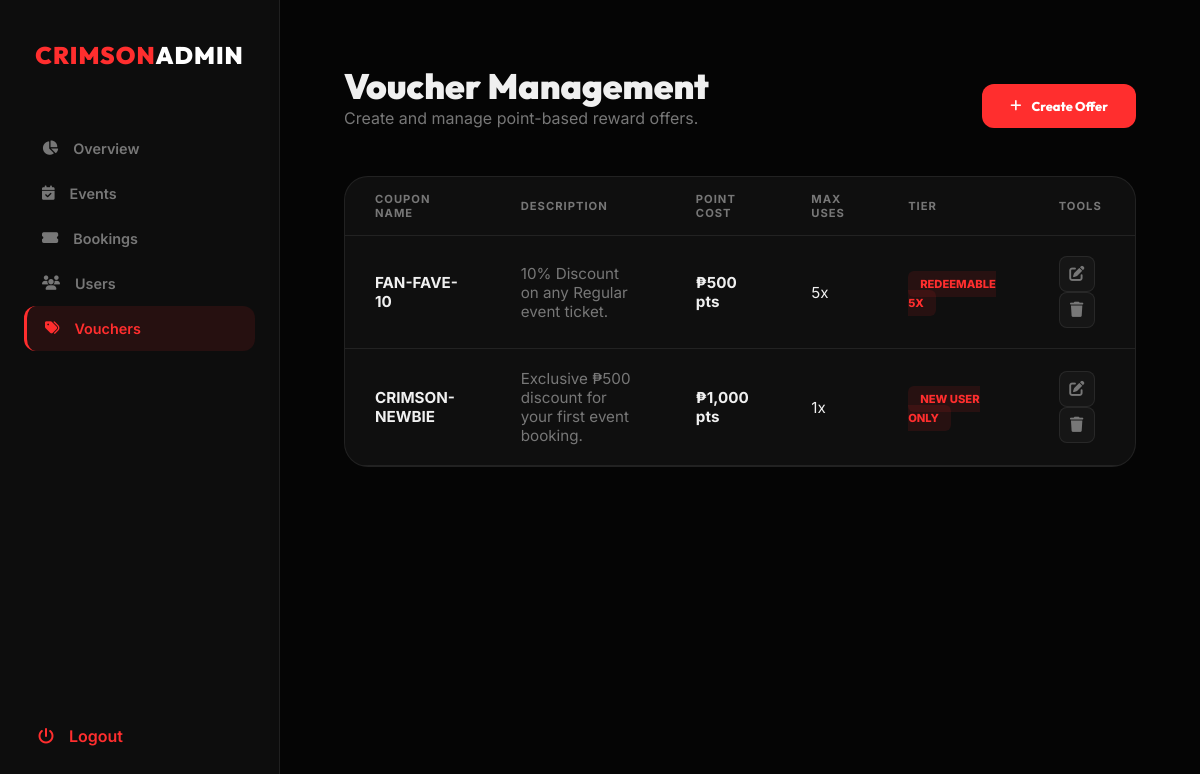
/AdminFunction/manage_vouchers.php (signed in), run on the app's committed database.
### tables this page shows
CREATE TABLE `coupon_offers` (
  `id` int(11) NOT NULL,
  `coupon_name` varchar(50) DEFAULT NULL,
  `description` text DEFAULT NULL,
  `point_cost` int(11) DEFAULT NULL,
  `max_uses` int(11) DEFAULT NULL,
  `tier_label` varchar(30) DEFAULT NULL
);

### AdminFunction/manage_vouchers.php (the view, shortened to what this page needs)
<?php
include '../db.php';
$query = "SELECT * FROM coupon_offers ORDER BY id DESC";
$result = $conn->query($query);
?>
<!DOCTYPE html>
<html lang="en">
<head>
    <link rel="stylesheet" href="https://cdnjs.cloudflare.com/ajax/libs/font-awesome/6.4.0/css/all.min.css">
</head>
<body>
    <aside class="sidebar">
        <div class="logo">CRIMSON<span>ADMIN</span></div>
        <ul class="nav-links">
            <li><a href="admindash.php"><i class="fas fa-chart-pie"></i> Overview</a></li>
            <li><a href="event.php"><i class="fas fa-calendar-check"></i> Events</a></li>
            <li><a href="bookings.php"><i class="fas fa-ticket-alt"></i> Bookings</a></li>
            <li><a href="user.php"><i class="fas fa-users"></i> Users</a></li>
            <li><a href="manage_vouchers.php" class="active"><i class="fas fa-tags"></i> Vouchers</a></li>
        </ul>
        <a href="../index.php" class="logout-link"><i class="fas fa-power-off"></i> Logout</a>
    </aside>
    <main class="main-content">
        <section class="header-section">
            <div>
                <h1>Voucher Management</h1>
                <p style="color: var(--text-dim);">Create and manage point-based reward offers.</p>
            </div>
            <button onclick="document.getElementById('addModal').style.display='flex'" class="btn-primary">
                <i class="fas fa-plus"></i> Create Offer
            </button>
        </section>
        <div class="table-panel">
            <table>
                <thead>
                    <tr>
                        <th>Coupon Name</th>
                        <th>Description</th>
                        <th>Point Cost</th>
                        <th>Max Uses</th>
                        <th>Tier</th>
                        <th>Tools</th>
                    </tr>
                </thead>
                <tbody>
                    <?php while ($row = $result->fetch_assoc()): ?>
                        <tr>
                            <td><div style="font-weight: 700;"><?php echo $row['coupon_name']; ?></div></td>
                            <td style="color: var(--text-dim);"><?php echo $row['description']; ?></td>
                            <td style="font-weight: 700;">₱<?php echo number_format($row['point_cost']); ?> pts</td>
                            <td><?php echo $row['max_uses']; ?>x</td>
                            <td><span class="tier-badge"><?php echo $row['tier_label']; ?></span></td>
                            <td>
                                <a href="#" class="icon-btn"><i class="fas fa-edit"></i></a>
                                <a href="delete_coupon.php?id=<?php echo $row['id']; ?>" class="icon-btn"
                                   onclick="return confirm('Delete this voucher offer?')">
                                    <i class="fas fa-trash"></i>
                                </a>
                            </td>
                        </tr>
                    <?php endwhile; ?>
                </tbody>
            </table>
        </div>
    </main>
</body>
</html>

### AdminFunction/manage_vouchers.php (style rules this page uses)
:root { --crimson: #ff2e2e; --bg: #050505; --sidebar-bg: #0d0d0d; --panel: #0f0f0f; --glass-border: rgba(255, 255, 255, 0.08); --text-main: #f0f0f0; --text-dim: #777777; --success: #00ffa3; }
* { margin: 0; padding: 0; box-sizing: border-box; }
body { background-color: var(--bg); color: var(--text-main); font-family: 'Inter', sans-serif; display: flex; min-height: 100vh; }
.sidebar { width: 280px; background: var(--sidebar-bg); border-right: 1px solid var(--glass-border); padding: 2.5rem 1.5rem; position: fixed; height: 100vh; display: flex; flex-direction: column; z-index: 100; }
.logo { font-family: 'Outfit', sans-serif; color: var(--crimson); font-weight: 900; font-size: 1.5rem; margin-bottom: 3.5rem; text-align: center; letter-spacing: 1px; }
.logo span { color: white; }
.nav-links { list-style: none; flex-grow: 1; }
.nav-links a { text-decoration: none; color: var(--text-dim); padding: 14px 18px; display: flex; align-items: center; gap: 15px; border-radius: 12px; font-size: 0.9rem; font-weight: 600; transition: 0.3s; }
.nav-links a:hover, .nav-links a.active { background: rgba(255, 46, 46, 0.1); color: var(--crimson); }
.nav-links a.active { border-left: 3px solid var(--crimson); }
.logout-link { margin-top: auto; color: var(--crimson); text-decoration: none; padding: 14px; display: flex; align-items: center; gap: 15px; font-weight: 600; }
.main-content { flex: 1; margin-left: 280px; padding: 4rem; }
.header-section { display: flex; justify-content: space-between; align-items: flex-end; margin-bottom: 3rem; }
.header-section h1 { font-family: 'Outfit', sans-serif; font-size: 2.2rem; font-weight: 900; }
.btn-primary { background: var(--crimson); color: #fff; padding: 14px 28px; border-radius: 12px; text-decoration: none; font-weight: 800; font-family: 'Outfit'; font-size: 0.8rem; border: none; cursor: pointer; display: flex; align-items: center; gap: 10px; transition: 0.3s; }
.table-panel { background: var(--panel); border: 1px solid var(--glass-border); border-radius: 24px; overflow: hidden; }
table { width: 100%; border-collapse: collapse; }
th { padding: 15px 30px; text-align: left; font-size: 0.7rem; text-transform: uppercase; letter-spacing: 1px; color: var(--text-dim); border-bottom: 1px solid var(--glass-border); }
td { padding: 20px 30px; border-bottom: 1px solid var(--glass-border); font-size: 0.95rem; }
.tier-badge { background: rgba(255, 46, 46, 0.1); color: var(--crimson); padding: 6px 12px; border-radius: 6px; font-size: 0.7rem; font-weight: 800; text-transform: uppercase; }
.icon-btn { width: 36px; height: 36px; display: inline-flex; align-items: center; justify-content: center; border-radius: 8px; background: rgba(255, 255, 255, 0.03); border: 1px solid var(--glass-border); color: var(--text-dim); text-decoration: none; transition: 0.2s; }

### data on the page
coupon_offers: coupon_name "FAN-FAVE-10", description "10% Discount on any Regular event ticket.", point_cost "500", max_uses "5", tier_label "REDEEMABLE 5X"
coupon_offers: coupon_name "CRIMSON-NEWBIE", description "Exclusive ₱500 discount for your first event booking.", point_cost "1,000", max_uses "1", tier_label "NEW USER ONLY"
